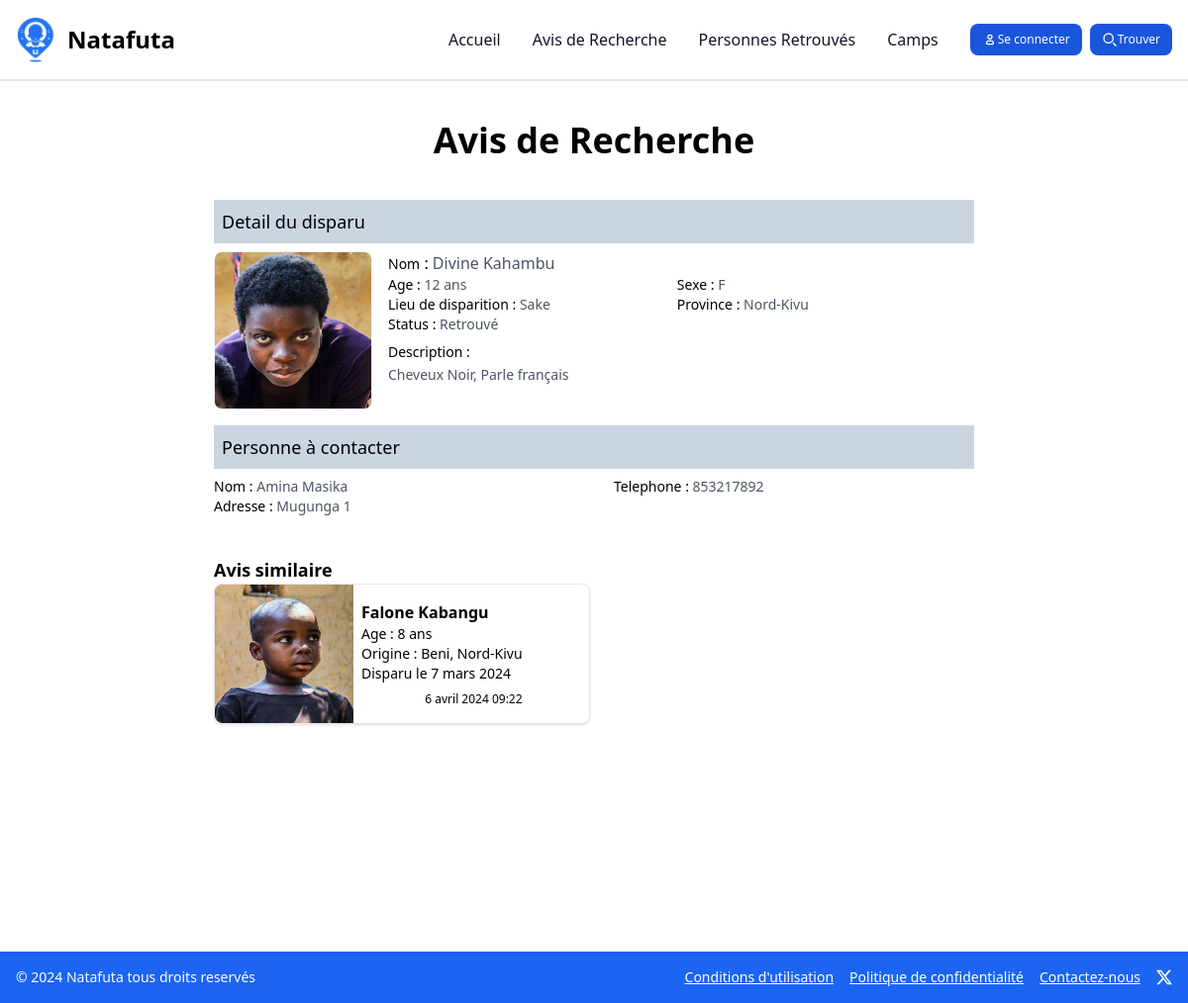
The app's page /avis-detail/11 with its own data.
### finder/models.py (models this page shows)
class Avis(models.Model):
    user = models.ForeignKey(AgentUser, on_delete=CASCADE)
    nom_complet = models.CharField(max_length=200)
    nom_disparu = models.CharField(max_length=200)
    photo = models.ImageField(upload_to="photo/")
    age = models.IntegerField()
    sexe = models.CharField(max_length=6)
    telephone = models.IntegerField()
    province = models.CharField(max_length=200)
    lieu_disparition = models.CharField(max_length=200)
    adresse = models.CharField(max_length=200)
    description = models.TextField()
    date_disparition = models.DateField()
    date_finded = models.DateField(null=True)
    created_time = models.DateTimeField(auto_now=True)
    is_finded = models.BooleanField(default=False)
    is_refugee = models.BooleanField(default=False)
    is_deplacee = models.BooleanField(default=False)

### finder/views.py (the view)
# urls.py: path('avis-detail/<int:id>', avis_detail, name='avis_detail'),
def avis_detail(request, id):
    avis = get_object_or_404(Avis, id=id)
    avis_similaire = Avis.objects.filter(province=avis.province, is_finded=False).exclude(id=id)
    return render(request, 'avis-detail.html', {'avis':avis, 'avis_similaire':avis_similaire})

### finder/templates/avis-detail.html (shortened to what this page needs)
{% extends 'base.html' %}
{% load static %}
{% block content %}
<div class="mx-auto max-w-3xl">
    <h1 class="text-center text-2xl md:text-4xl font-bold mb-10">Avis de Recherche</h1>
    <div>
        <h4 class="font-medium text-lg w-full bg-slate-300 p-2 mb-2">Detail du disparu</h4>
        <div class="flex flex-row space-x-4">
            {% if avis.photo %}
                <img src="{{ avis.photo.url }}" style="width:160px; height:160px;" class="border border-gray-100 rounded-lg"/>
            {% else %}
                <img src="{% static 'img/blank-profile.jpg' %}" style="width:160px; height:160px" class="rounded" alt="photo_disparu" />
            {% endif %}
            <div>
                <h5><span class="font-medium text-sm">Nom</span> : <span class="font-normal text-gray-600">{{avis.nom_disparu}}</span></h3>
                <div class="flex flex-col lg:grid lg:grid-cols-2 gap-x-32 text-sm">
                    <p><span class="font-medium">Age</span> : <span class="font-normal text-gray-600">{{avis.age}} ans</span></p>
                    <p><span class="font-medium">Sexe</span> : <span class="font-normal text-gray-600">{{avis.sexe}}</span></p>
                    <p><span class="font-medium">Lieu de disparition</span> : <span class="font-normal text-gray-600">{{avis.lieu_disparition}}</span></p>
                    <p><span class="font-medium">Province</span> : <span class="font-normal text-gray-600">{{avis.province}}</span></p>
                    <p><span class="font-medium">Status</span> : <span class="font-normal text-gray-600">{% if avis.is_finded == True %}Retrouvé{% else %}En cour de recherche{%endif%}</span></p>
                </div>
                <div class="my-2">
                    <h6 class="font-medium text-sm">Description : </h6>
                    <p><span class="font-normal text-gray-600 text-sm">{{avis.description}}</span></p>
                </div>
            </div>
        </div>
        <div class="my-4">
            <h4 class="font-medium text-lg w-full bg-slate-300 p-2 mb-2">Personne à contacter</h4>
            <div class="flex flex-col lg:grid lg:grid-cols-2 gap-x-10 text-sm">
                <p><span class="font-medium">Nom</span> : <span class="font-normal text-gray-600">{{avis.nom_complet}}</span></p>
                <p><span class="font-medium">Telephone</span> : <span class="font-normal text-gray-600">{{avis.telephone}}</span></p>
                <p><span class="font-medium">Adresse</span> : <span class="font-normal text-gray-600">{{avis.adresse}}</span></p>
            </div>
        </div>
    </div>
    <div class="my-10">
        <h3 class="font-semibold text-lg">Avis similaire</h3>
        <div class="flex flex-col lg:grid lg:grid-cols-2 gap-2">
            {% for a in avis_similaire reversed %}
            <a href="{% url 'avis_detail' a.id %}">
                <div class="flex flex-col bg-white border border-gray-200 rounded-lg pr-2 shadow w-82 hover:bg-blue-100 dark:border-gray-700 dark:bg-gray-800 dark:hover:bg-gray-700">
                    <div class="flex flex-row space-x-2">
                        {% if a.photo %}
                            <img src="{{ a.photo.url }}" style="width:140px; height:140px" class="w-28 bg-gray-400 rounded-l-lg"/>
                        {% else %}
                            <img src="{% static 'img/blank-profile.jpg' %}" style="width:140px; height:140px" alt="photo_disparu" />
                        {% endif %}
                        <div class="my-4">
                            <p class="font-semibold text-base">{{a.nom_disparu}}</p>
                            <div class="flex flex-col">
                                <div class="text-sm"><span class="font-medium">Age</span> : {{a.age}} ans</div>
                                <div class="text-sm"><span class="font-medium">Origine</span> : {{a.lieu_disparition}}, {{a.province}}</div>
                                <div class="text-sm"><span class="font-medium">Disparu</span> le {{a.date_disparition}}</div>
                                <div class="text-xs text-right mt-2">{{a.created_time}}</div>
                            </div>
                        </div>
                    </div>
                </div>
            </a>
            {% empty %}
                <p>Aucun avis de recherche similaire</p>
            {% endfor %}
        </div>
    </div>
</div>
{% endblock content %}

### records on screen
Avis: photo (picture), nom_disparu "Divine Kahambu", age "12", sexe "F", lieu_disparition "Sake", province "Nord-Kivu", description "Cheveux Noir, Parle français", nom_complet "Amina Masika", telephone "853217892", adresse "Mugunga 1"
Avis: photo (picture), nom_disparu "Falone Kabangu", age "8", lieu_disparition "Beni", province "Nord-Kivu", date_disparition "7 mars 2024", created_time "6 avril 2024 09:22"
